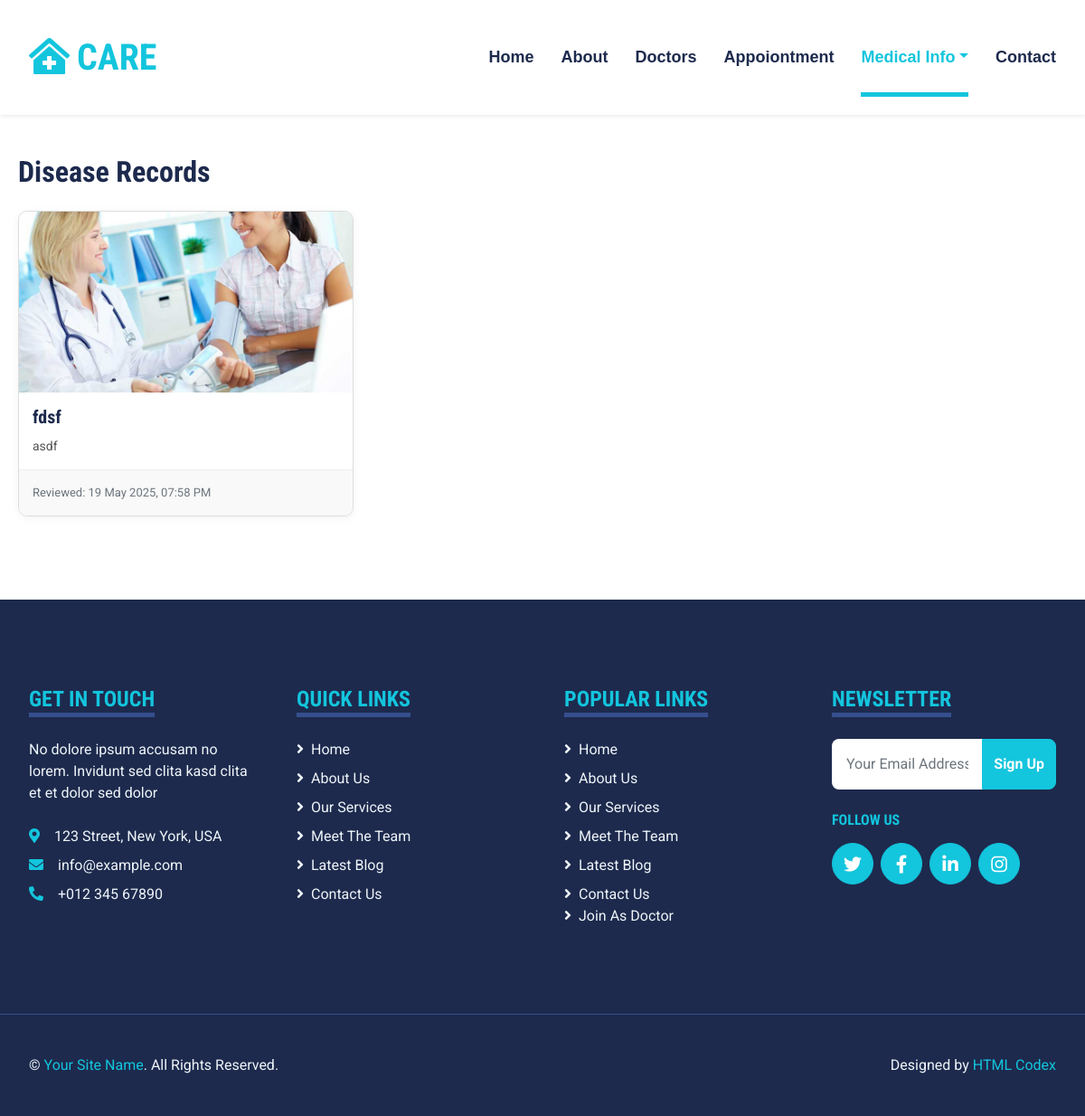
/Disease.php, run on the app's committed database.
### tables this page shows
CREATE TABLE `diseases` (
  `id` int(11) NOT NULL,
  `name` varchar(255) NOT NULL,
  `description` text NOT NULL,
  `image` varchar(255) DEFAULT NULL,
  `reviewed_date` datetime DEFAULT current_timestamp() ON UPDATE current_timestamp()
);

### Disease.php (the view, shortened to what this page needs)
<!DOCTYPE html>
<html lang="en">
<head>
    <link href="https://cdnjs.cloudflare.com/ajax/libs/font-awesome/5.15.0/css/all.min.css" rel="stylesheet">
    <link href="https://cdn.jsdelivr.net/npm/bootstrap-icons@1.4.1/font/bootstrap-icons.css" rel="stylesheet">
    <link href="lib/owlcarousel/assets/owl.carousel.min.css" rel="stylesheet">
    <link href="lib/tempusdominus/css/tempusdominus-bootstrap-4.min.css" rel="stylesheet" />
    <link href="css/bootstrap.min.css" rel="stylesheet">
    <link href="css/style.css" rel="stylesheet">
</head>
<body>
<div class="container-fluid sticky-top bg-white shadow-sm">
  <div class="container">
    <nav class="navbar navbar-expand-lg bg-white navbar-light py-3 py-lg-0">
      <a href="index.php" class="navbar-brand">
        <h1 class="m-0 text-uppercase text-primary">
          <i class="fa fa-clinic-medical me-2"></i>CARE
        </h1>
      </a>
      <div class="collapse navbar-collapse" id="navbarCollapse">
        <div class="navbar-nav ms-auto py-0">
          <a href="index.php" class="nav-item nav-link ">Home</a>
          <a href="about.php" class="nav-item nav-link">About</a>
          <a href="doctors.php" class="nav-item nav-link">Doctors</a>
          <a href="appointment.php" class="nav-item nav-link">Appoiontment</a>
          <div class="nav-item dropdown">
            <a href="#" class="nav-link active dropdown-toggle" data-bs-toggle="dropdown">Medical Info</a>
          </div>
          <a href="contact.php" class="nav-item nav-link">Contact</a>
        </div>
      </div>
    </nav>
  </div>
</div>
<div class="container mt-4">
    <h2 class="mb-4">Disease Records</h2>
    <div class="row">
        <?php
        include 'db.php';
        $result = $conn->query("SELECT * FROM diseases ORDER BY reviewed_date DESC");
        while ($row = $result->fetch_assoc()):
        ?>
        <div class="col-md-4 mb-4">
            <div class="card h-100">
                <?php if ($row['image']): ?>
                    <img src="<?= $row['image'] ?>" class="card-img-top" alt="Disease Image">
                <?php else: ?>
                    <img src="no-image.jpg" class="card-img-top" alt="No Image">
                <?php endif; ?>
                <div class="card-body">
                    <h5 class="card-title"><?= $row['name'] ?></h5>
                    <p class="card-text"><?= $row['description'] ?></p>
                </div>
                <div class="card-footer text-muted">
                    Reviewed: <?= date('d M Y, h:i A', strtotime($row['reviewed_date'])) ?>
                </div>
            </div>
        </div>
        <?php endwhile; ?>
    </div>
</div>
    <?php include("footer.php"); ?>
</body>
</html>

### css/style.css (style rules this page uses)
:root { --primary: #13C5DD; --secondary: #354F8E; --light: #EFF5F9; --dark: #1D2A4D; }
.navbar-light .navbar-nav .nav-link { font-family: 'Jost', sans-serif; position: relative; margin-left: 30px; padding: 30px 0; font-size: 18px; font-weight: 700; color: var(--dark); outline: none; transition: .5s; }
.navbar-light .navbar-nav .nav-link:hover, .navbar-light .navbar-nav .nav-link.active { color: var(--primary); }
@media (min-width: 992px) { .navbar-light .navbar-nav .nav-link::before { position: absolute; content: ""; width: 0; height: 5px; bottom: 0; left: 50%; background: var(--primary); transition: .5s; } }
@media (min-width: 992px) { .navbar-light .navbar-nav .nav-link:hover::before, .navbar-light .navbar-nav .nav-link.active::before { width: 100%; left: 0; } }

### Disease.php (style rules this page uses)
.container { max-width: 1200px; margin: auto; padding: 20px; }
.card { flex: 1 1 calc(33.333% - 20px); border: 1px solid #ddd; border-radius: 10px; overflow: hidden; background-color: #fff; box-shadow: 0 2px 10px rgba(0,0,0,0.05); display: flex; flex-direction: column; transition: transform 0.2s ease-in-out; }
.card img { width: 100%; height: 200px; object-fit: cover; }
.card-body { padding: 15px; flex-grow: 1; }
.card-title { font-size: 20px; font-weight: bold; margin-bottom: 10px; }
.card-text { font-size: 14px; color: #555; margin-bottom: 15px; }
.card-footer { padding: 15px; background-color: #f9f9f9; font-size: 13px; color: #888; border-top: 1px solid #eee; }

### data on the page
diseases: image (picture), name "fdsf", description "asdf", reviewed_date "19 May 2025, 07:58 PM"
